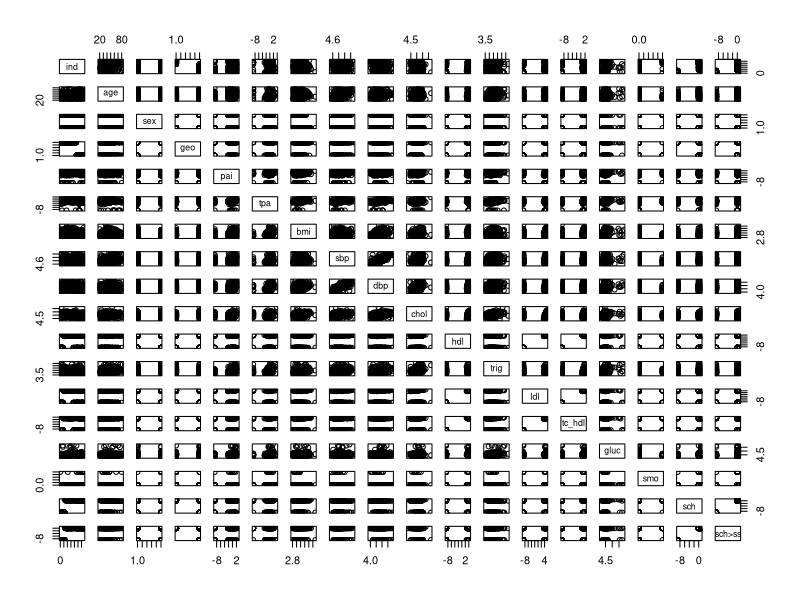
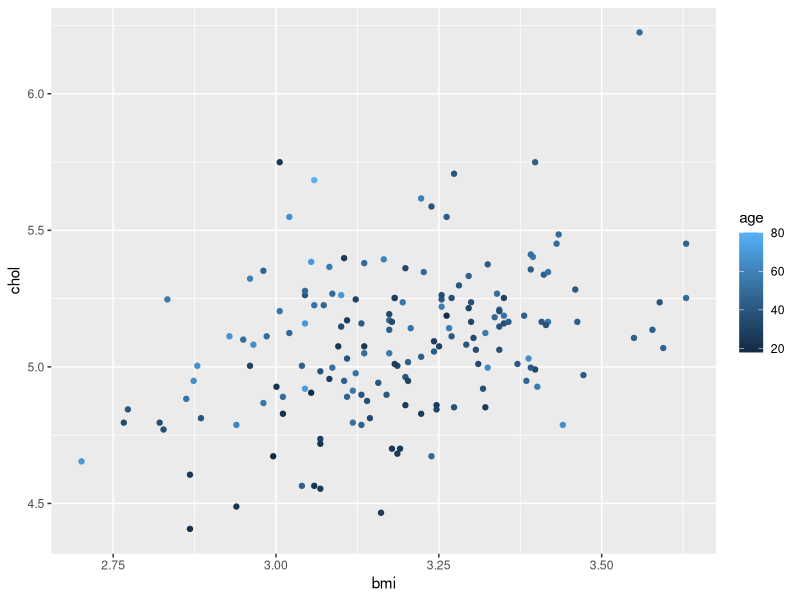

Write R code to recreate these figures, in order.
## ---- chunk 1
knitr::opts_chunk$set(echo = TRUE)
## ---- chunk 2
    #install.packages( "pacman" )
    #library(pacman) 
    #p_load( readxl )
## ---- chunk 3

library(readxl)
library(dplyr)
ghana = read_xlsx("ghana/GHANA_PLoS_upload.xlsx")
summary(ghana)
str(ghana)
ghana_sample = ghana %>% sample_frac(0.1)
#View(ghana_sample)
## ---- chunk 4
##plot(ghana)  ## this takes like 3-5 minutes... 
plot(ghana_sample)
## ---- chunk 5
library(readxl)
library(dplyr)
ghana = read_xlsx("ghana/GHANA_PLoS_upload.xlsx")
#summary(ghana)
#str(ghana)
#ghana_sample = ghana %>% sample_frac(0.1)
#View(ghana_sample)
## ---- chunk 6
dim(ghana)
## ---- chunk 7

ghana %>% head(6)

## ---- chunk 8
Min    = min(       ghana$chol)
Q1     = quantile(  ghana$chol, probs = 0.25)
Median = median(    ghana$chol)
Q3     = quantile(  ghana$chol, probs = 0.75)
Max    = max(       ghana$chol)


####Outliers: any data point more than 1.5*IQR away from median.
####IQR: InterQuartile Range: Q1-Median or Q3-Median

five_num_summary = ghana %>% summarize( min = Min,
                                          Q1 = Q1,
                                          median = Median,
                                          Q3 = Q3,
                                          max = Max)
five_num_summary

## ---- chunk 9


#### tmp using a sampling of the data to develop answer before using the full set, quicker run time
set.seed(123)
ghana_sample5 = ghana %>% sample_frac(0.05)


library(ggplot2)
ggplot(data=ghana_sample5, aes(x=bmi, y=chol)) + 
  geom_point(aes(col=age))


#### not a great plot so far, but maybe remove outlier?

#### maybe do a facet_wrap with sex

